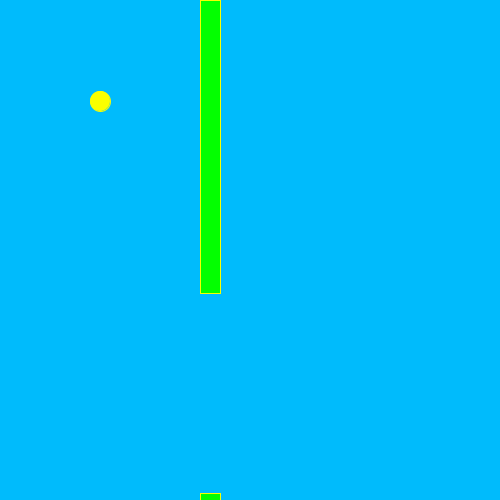
Frame 1 (no input)
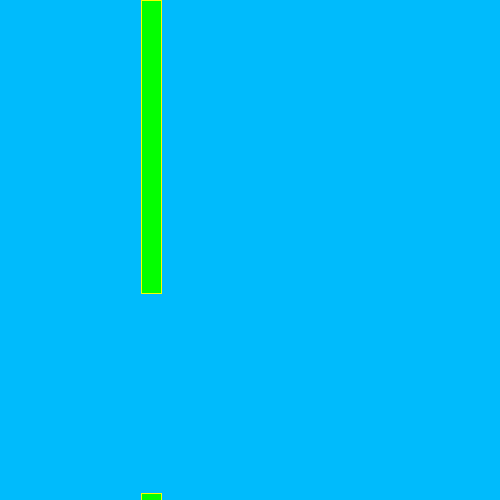
Frame 60 (the mouse pressed at the canvas centre just before this capture)
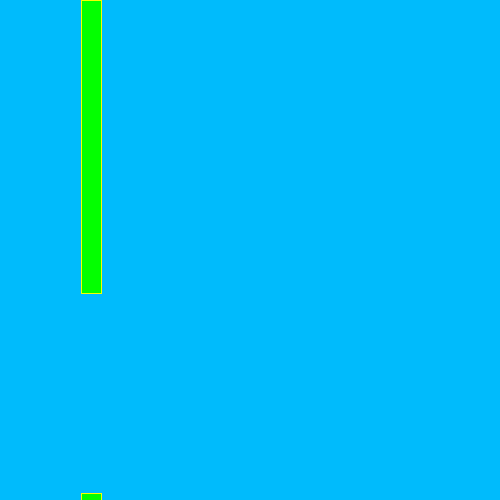
Frame 120 (the mouse held since frame 60 and released just before this capture)

The Processing sketch that drew these frames (run headless with seeded random() and noise(); from frame 60 on, the mouse is pressed at the canvas centre):

// Processing sketch: bird_flappy
// ── bird_flappy.pde
int x = 100;
int y = 100;
int birdYVelocity=0;
int gravity= 1;
int pipe=200;
int upperpipeheight = (int) random(100, 400);
int pipegap=200;
void setup(){
  size(500,500);
  
  
  
  
  
  
}
void draw(){
  
  background(0,187,252);
   if(intersectsPipes()){
   
   
   
 }
  fill(250,255,0);
  stroke(250,255,0);
  

  
    birdYVelocity+=gravity;
  y+=birdYVelocity;
  ellipse(x,y,20,20);
  
  
  fill(#03FF00);
rect(pipe, 0, 20, upperpipeheight);
rect(pipe, upperpipeheight+pipegap, 20, 200);
 pipe-=1;
 
 

 if(pipe<-20){
    upperpipeheight = (int) random(100, 400);
   pipe=width;
 }

}

 boolean intersectsPipes() { 
         if (y < upperpipeheight && x > pipe && x < (pipe+20)){
            return true; }
        else if (y>upperpipeheight+pipegap && x > pipe && x < (pipe+20)) {
            return true; }
        else { return false; }

 }
 
 


void keyPressed(){
  
  if(key == ' '){
    birdYVelocity= -20;
    
  }
  
}
